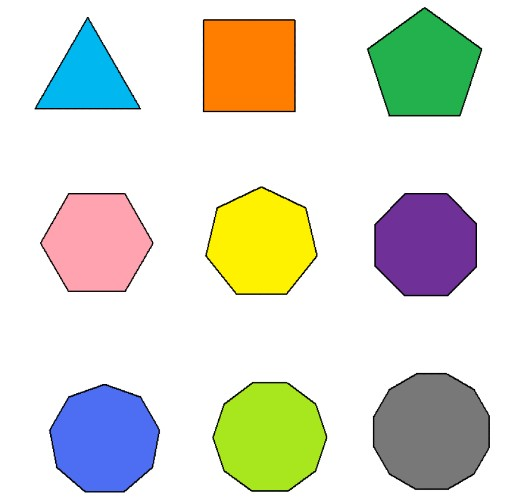
#> input picture Database/learnopencv/images/5.jpg, 522 x 503 px, found by its file name
$ python 32_contour_hull_moment.py
#> lines starting #> are read from the running program, lines starting #| are printed output that depends on the picture; after the words box and inside, x2 and y2 are one past the last pixel; in counts of white or black regions, pixels touching at a corner belong together
'''
countouring around image
'''
import cv2
img = cv2.imread("images/5.jpg")
#> img is the input picture: shape (503, 522, 3); mean B, G, R 209.3, 222.1, 220.4
img = cv2.pyrDown(img)
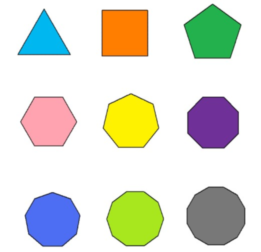
#> img: shape (252, 261, 3); mean B, G, R 209.4, 222.2, 220.5
img1 = cv2.cvtColor(img,cv2.COLOR_BGR2GRAY)
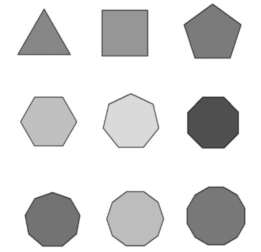
#> img1: shape (252, 261); min 59, max 255, mean 220.2
r,thre = cv2.threshold(img1, 225, 250, cv2.THRESH_BINARY)
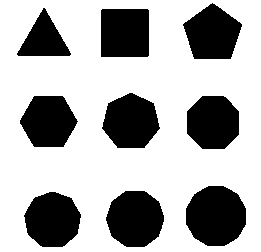
#> thre: shape (252, 261); values 0 (black) and 250 (white), 68.5% white; 9 black regions
c,h = cv2.findContours(thre,cv2.RETR_TREE, cv2.CHAIN_APPROX_SIMPLE)
#> c = 10 contours; largest, box (x1, y1, x2, y2) and area: (0, 0, 261, 252) 65260, (185, 185, 247, 247) 2962, (105, 190, 165, 248) 2627, (23, 191, 82, 248) 2484, (101, 92, 161, 149) 2449; h = [[-1, -1, 1, -1], [2, -1, -1, 0], [3, 1, -1, 0], [4, 2, -1, 0], [5, 3, -1, 0], [6, 4, -1, 0], [7, 5, -1, 0], [8, 6, -1, 0], [9, 7, -1, 0], [-1, 8, -1, 0]]
new = cv2.drawContours(img,c,-1,(255,0,0),2)
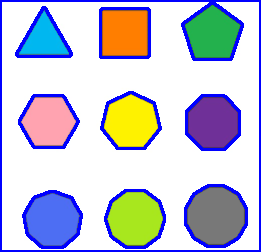
#> new: shape (252, 261, 3); mean B, G, R 212.7, 196.1, 194.5
for cnt in c:
    m = cv2.moments(cnt)
    x = int(m["m10"]/m["m00"])
    y = int(m["m01"]/m["m00"])
    cv2.drawContours(img,c,-1,(0,0,255),4)
    cv2.circle(img,(x,y),2,(255,0,0),-1)
#> this loop made 10 passes
#> (x, y) on passes 2 to 10: (52, 219), (134, 218), (215, 215), (212, 122), (48, 121), (130, 121), (124, 32), (43, 39), (212, 33)
#> (cnt, x, y) on pass 1: ([[0, 0], [0, 251], [260, 251], [260, 0]], 130, 125)
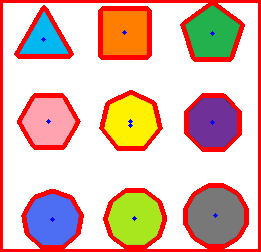
#> img: shape (252, 261, 3); 16.01% of pixels changed, all inside (x1, y1, x2, y2) = (0, 0, 261, 252)

cv2.imshow("1",img)
cv2.imshow("2",thre)
cv2.waitKey(0)
cv2.destroyAllWindows()
